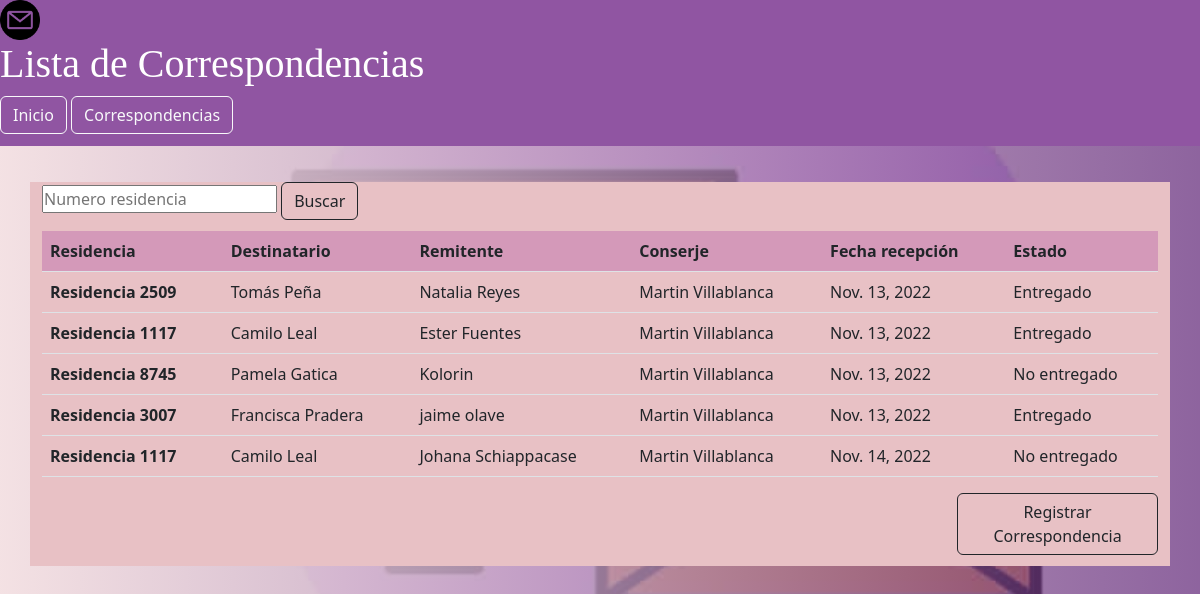
Page /mail/ on the committed database.
### core/models.py (models this page shows, shortened)
class Mail(models.Model):
    fecha_recepcion = models.DateField()
    conserje = models.CharField(max_length=50)
    remitente = models.CharField(max_length=50)
    destinatario = models.CharField(max_length=50)
    estados = (('Elige una opción','Elige una opción'),
               ('Entregado','Entregado'),
               ('No entregado','No entregado') )
    estado = models.CharField(max_length=20, choices=estados, default='Elige una opción')
    numero_residencia = models.ForeignKey(Residencia, on_delete=models.CASCADE)

class Residencia(models.Model):
    numero_residencia = models.IntegerField(primary_key=True)
    nombre_dueno = models.CharField(max_length=50)
    fono = models.IntegerField()
    correo = models.CharField(max_length=50)
    def __str__(self) -> str:
        return 'Residencia ' + str(self.numero_residencia)

### core/views.py (the view)
# urls.py: path('mail/',views.mail, name='mail')
def mail(request):
    mail = Mail.objects.all()
    busqueda = request.GET.get("buscar")
    if busqueda:
        mail = Mail.objects.filter(numero_residencia = busqueda).distinct()
    return render(request, 'core/mail.html', {'mail': mail})

### core/templates/core/mail.html (shortened to what this page needs)
{% extends 'core/base.html' %}
{% block header %}Lista de Correspondencias{% endblock header %}
{% block content %}
    <form method="get">
    <div class="container" id="tabla">
        <section id="buscar">
            <input type="text" placeholder="Numero residencia" name="buscar" value="{{request.GET.buscar}}">
            <button type="submit" class="btn btn-outline-dark">Buscar</button>
        </section>
        <table class="table" >
            <thead id="header-tabla">
                <tr>
                    <th scope="col">Residencia</th>
                    <th scope="col">Destinatario</th>
                    <th scope="col">Remitente</th>
                    <th scope="col">Conserje</th>
                    <th scope="col">Fecha recepción</th>
                    <th scope="col">Estado</th>
                </tr>
            </thead>
            <tbody>
                {% for i in mail %}
                    <tr>
                        <th scope="row">{{i.numero_residencia}}</th>
                        <td>{{i.destinatario}}</td>
                        <td>{{i.remitente}}</td>
                        <td>{{i.conserje}}</td>
                        <td>{{i.fecha_recepcion}}</td>
                        <td>{{i.estado}}</td>
                    </tr>
                {% endfor %}
            </tbody>
        </table>
        <a href="{% url 'admin:index' %}"><button type="button" class="btn btn-outline-dark" id="btn-register">Registrar Correspondencia</button></a>
    </div>
    </form>
{% endblock %}

### core/templates/core/base.html (shortened to what this page needs)
{%load static %}
<!DOCTYPE html>
<html lang="es">
    <head>
        <link href="{% static 'core/css/bootstrap.css' %}" rel="stylesheet">
        <link rel="stylesheet" href="{% static 'core/css/estilos.css' %}">
    </head>
    <header>
        <nav>
            <nav-item>
                <img src="{% static 'core/img/email.png' %}" alt="" height="40px" width="40px">
                <h1>{% block header %} {%endblock  %}</h1>
            </nav-item>
            <nav-item>
                <a href="{% url 'home' %}"><button type="button" class="btn btn-outline-light">Inicio</button></a>
            </nav-item>
            <nav-item>
                <a href="{% url 'mail' %}"><button type="button" class="btn btn-outline-light">Correspondencias</button></a>
            </nav-item>
        </nav>
    </header>
    <body>
        {% block content %}
        {% endblock  %}
    </body>
</html>

### core/static/core/css/estilos.css (style rules this page uses)
* { margin: 0; padding: 0; box-sizing: border-box; }
header { background-color: #9055A2; padding-bottom: 1%; }
header h1 { color: white; font-family: 'Times New Roman', Times, serif; }
body { background-color: hsl(353, 45%, 92%); background: -webkit-linear-gradient(to right, hsl(353, 45%, 92%) hsla(283, 67%, 26%, 0.689)), url(../img/fondo.jpg); background: linear-gradient(to right, hsl(353, 45%, 92%), hsla(283, 67%, 26%, 0.66)), url(../img/fondo.jpg); background-size: cover; background-attachment: fixed; position: relative; }
#buscar { margin-top: 1%; margin-bottom: 1%; }
#tabla { margin-top: 3%; background-color:#E8C1C5; }
#header-tabla { background-color: #D499B9; }
#btn-register { margin-left: 82%; margin-bottom: 1%; }

### rows in the picture
Mail: numero_residencia "Residencia 2509", destinatario "Tomás Peña", remitente "Natalia Reyes", conserje "Martin Villablanca", fecha_recepcion "Nov. 13, 2022", estado "Entregado"
Mail: numero_residencia "Residencia 1117", destinatario "Camilo Leal", remitente "Ester Fuentes", conserje "Martin Villablanca", fecha_recepcion "Nov. 13, 2022", estado "Entregado"
Mail: numero_residencia "Residencia 8745", destinatario "Pamela Gatica", remitente "Kolorin", conserje "Martin Villablanca", fecha_recepcion "Nov. 13, 2022", estado "No entregado"
Mail: numero_residencia "Residencia 3007", destinatario "Francisca Pradera", remitente "jaime olave", conserje "Martin Villablanca", fecha_recepcion "Nov. 13, 2022", estado "Entregado"
Mail: numero_residencia "Residencia 1117", destinatario "Camilo Leal", remitente "Johana Schiappacase", conserje "Martin Villablanca", fecha_recepcion "Nov. 14, 2022", estado "No entregado"
